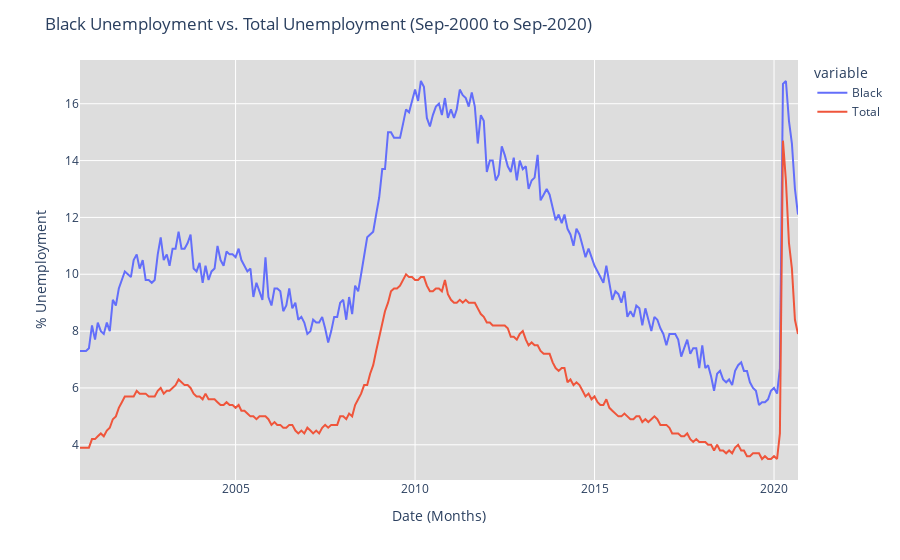

Here is the notebook cell this chart was saved with:
### Code cell
#Plot of Black Unemployment vs. Total Unemployment
fig = px.line(df,x='Month', y=['Black', 'Total'])
fig.update_layout(
    xaxis_title = 'Date (Months)',
    yaxis_title = '% Unemployment',
    title = 'Black Unemployment vs. Total Unemployment (Sep-2000 to Sep-2020)',
    plot_bgcolor = '#ddd'
    )
fig.show()

### Figure 1 — Plotly figure (JSON) as saved in the notebook; plotly's stock layout.template omitted (floating-point values rounded to 4 significant figures; data arrays with more than 128 entries replaced by an {"elided": "..."} marker saying what was removed)
{"data": [{"hovertemplate": "variable=Black<br>Month=%{x}<br>value=%{y}<extra></extra>", "legendgroup": "Black", "line": {"color": "#636efa", "dash": "solid"}, "mode": "lines", "name": "Black", "orientation": "v", "showlegend": true, "type": "scatter", "x": {"elided": "241 str values"}, "xaxis": "x", "y": {"elided": "241 float values"}, "yaxis": "y"}, {"hovertemplate": "variable=Total<br>Month=%{x}<br>value=%{y}<extra></extra>", "legendgroup": "Total", "line": {"color": "#EF553B", "dash": "solid"}, "mode": "lines", "name": "Total", "orientation": "v", "showlegend": true, "type": "scatter", "x": {"elided": "241 str values"}, "xaxis": "x", "y": {"elided": "241 float values"}, "yaxis": "y"}], "layout": {"legend": {"title": {"text": "variable"}, "tracegroupgap": 0}, "margin": {"t": 60}, "plot_bgcolor": "#ddd", "title": {"text": "Black Unemployment vs. Total Unemployment (Sep-2000 to Sep-2020)"}, "xaxis": {"anchor": "y", "domain": [0, 1], "title": {"text": "Date (Months)"}}, "yaxis": {"anchor": "x", "domain": [0, 1], "title": {"text": "% Unemployment"}}}}
